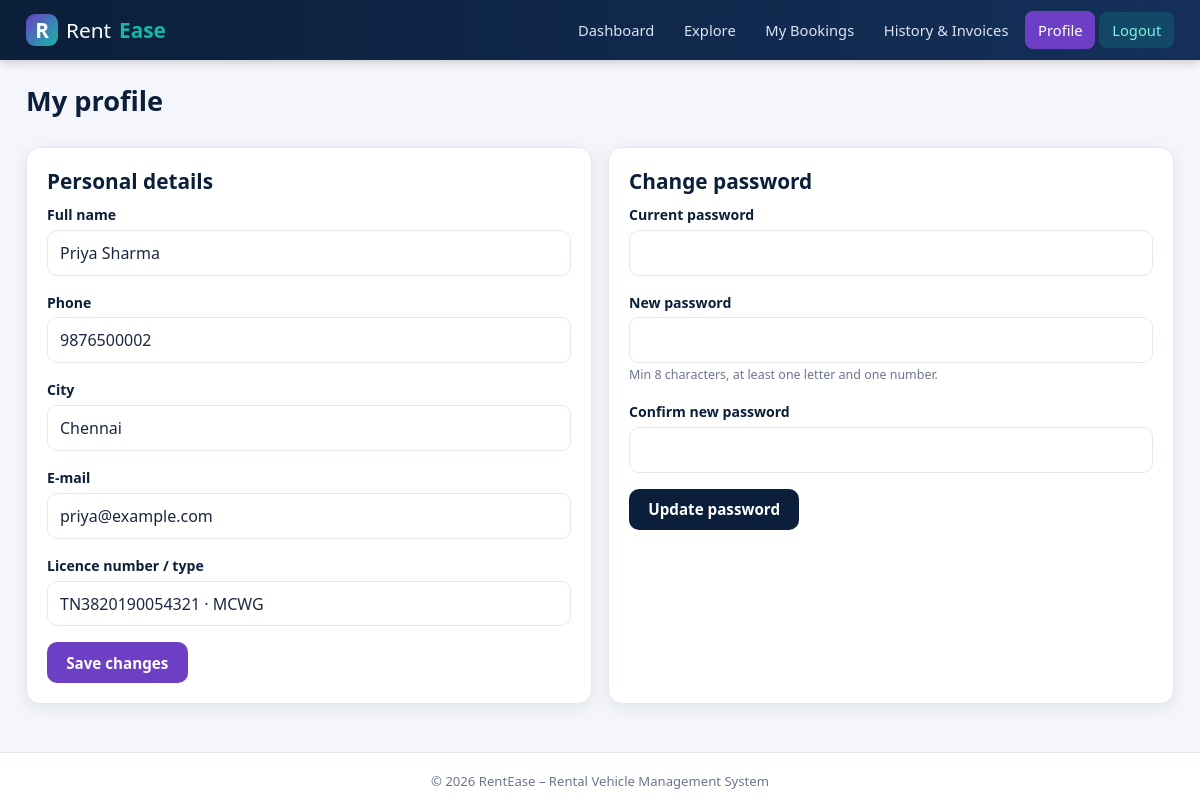
The app's page /customer/profile.php (signed in) with its own data.
### tables this page shows
CREATE TABLE users (
  id             INT UNSIGNED AUTO_INCREMENT PRIMARY KEY,
  name           VARCHAR(100) NOT NULL,
  email          VARCHAR(150) NOT NULL,
  licence_number VARCHAR(30)  NOT NULL,
  password_hash  VARCHAR(255) NOT NULL,
  city           VARCHAR(80)  NOT NULL DEFAULT '',
  licence_type   VARCHAR(20)  NOT NULL DEFAULT 'LMV',
  phone          VARCHAR(20)  NOT NULL DEFAULT '',
  dob            DATE NULL,                       
  role           ENUM('admin','customer') NOT NULL DEFAULT 'customer',
  status         ENUM('active','blocked') NOT NULL DEFAULT 'active',
  created_at     TIMESTAMP NOT NULL DEFAULT CURRENT_TIMESTAMP,
  UNIQUE KEY uq_users_email (email),
  UNIQUE KEY uq_users_licence (licence_number),
  KEY idx_users_role (role)
);

### config/db.php (called while the page is built, shortened)
<?php
function pdo(): PDO
{
    static $pdo = null;
    if ($pdo === null) {
        try {
            $pdo = new PDO(
                'mysql:host=' . DB_HOST . ';dbname=' . DB_NAME . ';charset=utf8mb4',
                DB_USER,
                DB_PASS,
                [
                    PDO::ATTR_ERRMODE            => PDO::ERRMODE_EXCEPTION,
                    PDO::ATTR_DEFAULT_FETCH_MODE => PDO::FETCH_ASSOC,
                    PDO::ATTR_EMULATE_PREPARES   => false,
                ]
            );
            $pdo->exec("SET time_zone = '+05:30'");
        } catch (PDOException $e) {
            error_log('RentEase DB error: ' . $e->getMessage());
            http_response_code(500);
            exit('Database connection failed. Start MySQL in XAMPP and import sql/schema.sql and sql/seed.sql.');
        }
    }
    return $pdo;
}

### includes/auth.php (called while the page is built, shortened)
<?php
require_once __DIR__ . '/../config/db.php';
function e($v): string { return htmlspecialchars((string)$v, ENT_QUOTES | ENT_SUBSTITUTE, 'UTF-8'); }
function current_user(): ?array
{
    static $cache = false;
    if ($cache !== false) return $cache;
    $st = pdo()->prepare('SELECT id,name,email,licence_number,city,licence_type,phone,dob,role,status FROM users WHERE id=?');
    $st->execute([$_SESSION['uid']]);
    $u = $st->fetch();
    return $cache = $u;
}
function require_role(string $role): array
{
    $u = current_user();
    return $u;
}

### customer/profile.php (the view, shortened to what this page needs)
<?php
require_once __DIR__ . '/../includes/auth.php';
$me = require_role('customer');
include __DIR__ . '/../includes/header.php';
?>
<div class="page-head"><h1>My profile</h1></div>
<div class="grid cols-2">
  <div class="card">
    <h2>Personal details</h2>
    <form method="post"><?= csrf_field() ?><input type="hidden" name="form" value="profile">
      <div class="field"><label for="name">Full name</label><input type="text" id="name" name="name" value="<?= e($_POST['name'] ?? $me['name']) ?>" required></div>
      <div class="field"><label for="phone">Phone</label><input type="tel" id="phone" name="phone" value="<?= e($_POST['phone'] ?? $me['phone']) ?>" required></div>
      <div class="field"><label for="city">City</label><input type="text" id="city" name="city" value="<?= e($_POST['city'] ?? $me['city']) ?>" required></div>
      <div class="field"><label>E-mail</label><input type="text" value="<?= e($me['email']) ?>" disabled></div>
      <div class="field"><label>Licence number / type</label><input type="text" value="<?= e($me['licence_number'] . ' · ' . $me['licence_type']) ?>" disabled></div>
      <button class="btn" type="submit">Save changes</button>
    </form>
  </div>
  <div class="card">
    <h2>Change password</h2>
    <form method="post" autocomplete="off"><?= csrf_field() ?><input type="hidden" name="form" value="password">
      <div class="field"><label for="current">Current password</label><input type="password" id="current" name="current" required></div>
      <div class="field"><label for="p1">New password</label><input type="password" id="p1" name="password" required minlength="8"><div class="hint">Min 8 characters, at least one letter and one number.</div></div>
      <div class="field"><label for="p2">Confirm new password</label><input type="password" id="p2" name="password2" required></div>
      <button class="btn btn-navy" type="submit">Update password</button>
    </form>
  </div>
</div>
<?php include __DIR__ . '/../includes/footer.php'; ?>

### assets/css/style.css (style rules this page uses)
:root { --navy:#0b1f3a; --navy-2:#14305a; --purple:#6c3fc5; --purple-d:#5530a3; --teal:#14b8a6; --teal-d:#0d9488; --bg:#f4f6fb; --card:#fff; --text:#1c2740; --muted:#6b7690; --line:#e3e8f2; --ok:#15803d; --warn:#b45309; --danger:#b91c1c; --info:#1d4ed8; --radius:14px; --shadow:0 4px 18px rgba(11,31,58,.08); }
* { box-sizing:border-box }
html { scroll-behavior:smooth }
body { margin:0;font-family:system-ui,-apple-system,"Segoe UI",Roboto,Arial,sans-serif;background:var(--bg);color:var(--text);line-height:1.5;min-height:100vh;display:flex;flex-direction:column }
h1,h2,h3 { color:var(--navy);line-height:1.25;margin:0 0 .6rem }
h1 { font-size:1.7rem }
h2 { font-size:1.3rem }
.card { background:var(--card);border-radius:var(--radius);box-shadow:var(--shadow);padding:1.25rem;border:1px solid var(--line) }
.page-head { display:flex;justify-content:space-between;align-items:flex-end;gap:1rem;flex-wrap:wrap;margin-bottom:1.2rem }
.grid { display:grid;gap:1rem }
.cols-2 { grid-template-columns:1fr 1fr }
.btn { display:inline-block;background:var(--purple);color:#fff;border:0;padding:.65rem 1.2rem;border-radius:10px;font-weight:600;font-size:.95rem;cursor:pointer;font-family:inherit;transition:.15s;text-align:center }
.btn-navy { background:var(--navy) }
label { display:block;font-weight:600;font-size:.88rem;margin-bottom:.3rem;color:var(--navy) }
input[type=text],input[type=email],input[type=password],input[type=tel],input[type=number],input[type=date],input[type=search],input[type=file],select,textarea { width:100%;padding:.62rem .75rem;border:1.5px solid var(--line);border-radius:10px;font:inherit;background:#fff;color:var(--text) }
.field { margin-bottom:1rem }
.hint { font-size:.78rem;color:var(--muted);margin-top:.2rem }

### records on screen
users: name "Priya Sharma", phone "9876500002", city "Chennai", email "priya@example.com", licence_number+licence_type "TN3820190054321 · MCWG"

### other values on screen
$label "Dashboard Explore My Bookings History & Invoices Profile"
